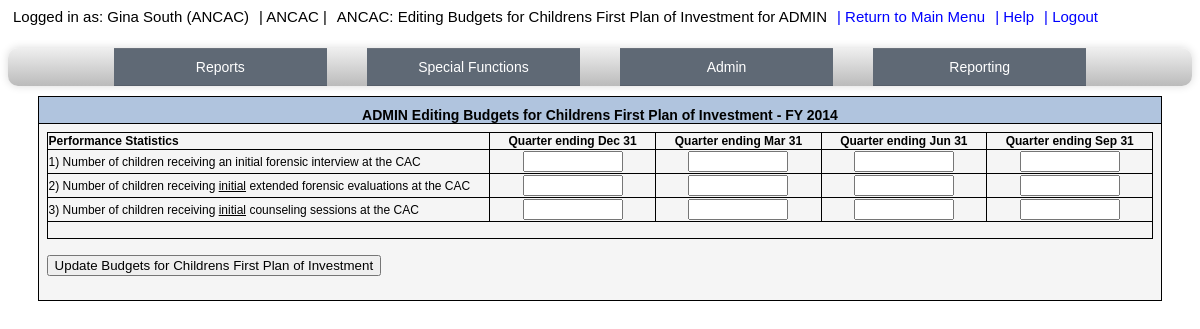
Page /ANCAC/editBudgetsTOP.php?center=0 (signed in) on the committed database.
### tables this page shows
CREATE TABLE IF NOT EXISTS `centers` (
  `center` tinyint(3) unsigned NOT NULL DEFAULT '0',
  `CenterName` varchar(75) NOT NULL DEFAULT '',
  `centerlevel` enum('Pilot Project','Full Member','Associate') NOT NULL DEFAULT 'Full Member',
  PRIMARY KEY (`center`)
);

### ANCAC/Variables.php (called while the page is built, shortened)
<?php
		$webroot = '';
       ?>

### ANCAC/editBudgetsTOP.php (the view, shortened to what this page needs)
<?PHP
	require("ulogin.php");
        switch (date("m")){
                case 4:
                case 5:
                case 6:
                        $fiscalYear = date("Y");
                        $ThisAvailable = 0;
                        break;
        }
        if($_SESSION['admin'] > 0){
                if (isset($_GET['center'])){
                        $centerID = $_GET['center'];
                }
                $ThisAvailable = 1;
        }
        else{
                if (isset($_SESSION['center'])){
                        $centerID = $_SESSION['center'];
                }
        }
	$sqlCenter = "SELECT CenterName FROM centers ".
             "WHERE center = '".$centerID."'";
        $resultCenter = @mysql_query($sqlCenter) or mysql_error();
        $rowCenter = mysql_fetch_object($resultCenter);
        $CenterName = $rowCenter->CenterName;
	$page_title = 'ANCAC: Editing Budgets for Childrens First Plan of Investment for '.$CenterName;
	require($root."header.php");
?>
<body>
<table class='OutlineTable' align=center width="95%">
<tr>
	<td class='login-header' colspan='2' align=center><?PHP echo $CenterName; ?> Editing Budgets for Childrens First Plan of Investment - FY <?PHP echo $fiscalYear; ?><br></td>
</tr>
<tr>
	<td class='login' align=left>
	<center>
		<table border="0" width="100%" id="table1">
		<tr>
			<td>
			<form action="updateBudgetsTOP.php" method="post">
			<?PHP
			     $sql = "SELECT fiTotal,extForenEval,intCounsSes".
              " FROM budgetedPerfStats ".
              "WHERE budgetedPerfStats.center = ".$centerID." AND budgetedPerfStats.fiscalyear = ".$fiscalYear.
              " AND budgetedPerfStats.quarter = 1";
                             $result = @mysql_query($sql) or mysql_error();
                             $row1QBudgeted = mysql_fetch_object($result);
                             $sql = "SELECT fiTotal,extForenEval,intCounsSes".
              " FROM budgetedPerfStats ".
              "WHERE budgetedPerfStats.center = ".$centerID." AND budgetedPerfStats.fiscalyear = ".$fiscalYear.
              " AND budgetedPerfStats.quarter = 2";
                             $result = @mysql_query($sql) or mysql_error();
                             $row2QBudgeted = mysql_fetch_object($result);
                             $sql = "SELECT fiTotal,extForenEval,intCounsSes".
              " FROM budgetedPerfStats ".
              "WHERE budgetedPerfStats.center = ".$centerID." AND budgetedPerfStats.fiscalyear = ".$fiscalYear.
              " AND budgetedPerfStats.quarter = 3";
                             $result = @mysql_query($sql) or mysql_error();
                             $row3QBudgeted = mysql_fetch_object($result);
                             $sql = "SELECT fiTotal,extForenEval,intCounsSes".
              " FROM budgetedPerfStats ".
              "WHERE budgetedPerfStats.center = ".$centerID." AND budgetedPerfStats.fiscalyear = ".$fiscalYear.
              " AND budgetedPerfStats.quarter = 4";
                             $result = @mysql_query($sql) or mysql_error();
                             $row4QBudgeted = mysql_fetch_object($result);
                        ?>
                <table width="100%" class="Admin">
                <tr>
                        <td width="40%"><b>Performance Statistics</td>
                        <td align="center"><b>Quarter ending Dec 31</b></td>
                        <td align="center"><b>Quarter ending Mar 31</b></td>
                        <td align="center"><b>Quarter ending Jun 31</b></td>
                        <td align="center"><b>Quarter ending Sep 31</b></td>
                </tr>
                <tr align="center">
                        <td align="left">1) Number of children receiving an initial forensic interview at the CAC</td>
                        <td><input type="text" onblur="extractNumber(this,0,false);" onkeyup="extractNumber(this,0,false);"
                                onkeypress="return blockNonNumbers(this, event, false, false);" class="TextInput" name="fiTotal1"
                                value="<?PHP if(isset($row1QBudgeted->fiTotal)) echo $row1QBudgeted->fiTotal; ?>" /></td>
                        <td><input type="text" onblur="extractNumber(this,0,false);" onkeyup="extractNumber(this,0,false);"
                                onkeypress="return blockNonNumbers(this, event, false, false);" class="TextInput" name="fiTotal2"
                                value="<?PHP if(isset($row2QBudgeted->fiTotal)) echo $row2QBudgeted->fiTotal; ?>" /></td>
                        <td><input type="text" onblur="extractNumber(this,0,false);" onkeyup="extractNumber(this,0,false);"
                                onkeypress="return blockNonNumbers(this, event, false, false);" class="TextInput" name="fiTotal3"
                                value="<?PHP if(isset($row3QBudgeted->fiTotal)) echo $row3QBudgeted->fiTotal; ?>" /></td>
                        <td><input type="text" onblur="extractNumber(this,0,false);" onkeyup="extractNumber(this,0,false);"
                                onkeypress="return blockNonNumbers(this, event, false, false);" class="TextInput" name="fiTotal4"
                                value="<?PHP if(isset($row4QBudgeted->fiTotal)) echo $row4QBudgeted->fiTotal; ?>" /></td>
                </tr>
                <tr align="center">
                        <td align="left">2) Number of children receiving <u>initial</u> extended forensic evaluations at the CAC</td>
                        <td><input type="text" onblur="extractNumber(this,0,false);" onkeyup="extractNumber(this,0,false);"
                                onkeypress="return blockNonNumbers(this, event, false, false);" class="TextInput" name="extForenEval1"
                                value="<?PHP if(isset($row1QBudgeted->extForenEval)) echo $row1QBudgeted->extForenEval; ?>" /></td>
                        <td><input type="text" onblur="extractNumber(this,0,false);" onkeyup="extractNumber(this,0,false);"
                                onkeypress="return blockNonNumbers(this, event, false, false);" class="TextInput" name="extForenEval2"
                                value="<?PHP if(isset($row2QBudgeted->extForenEval)) echo $row2QBudgeted->extForenEval; ?>" /></td>
                        <td><input type="text" onblur="extractNumber(this,0,false);" onkeyup="extractNumber(this,0,false);"
                                onkeypress="return blockNonNumbers(this, event, false, false);" class="TextInput" name="extForenEval3"
                                value="<?PHP if(isset($row3QBudgeted->extForenEval)) echo $row3QBudgeted->extForenEval; ?>" /></td>
                        <td><input type="text" onblur="extractNumber(this,0,false);" onkeyup="extractNumber(this,0,false);"
                                onkeypress="return blockNonNumbers(this, event, false, false);" class="TextInput" name="extForenEval4"
                                value="<?PHP if(isset($row4QBudgeted->extForenEval)) echo $row4QBudgeted->extForenEval; ?>" /></td>
                </tr>
                <tr align="center">
                        <td align="left">3) Number of children receiving <u>initial</u> counseling sessions at the CAC</td>
                        <td><input type="text" onblur="extractNumber(this,0,false);" onkeyup="extractNumber(this,0,false);"
                                onkeypress="return blockNonNumbers(this, event, false, false);" class="TextInput" name="intCounsSes1"
                                value="<?PHP if(isset($row1QBudgeted->intCounsSes)) echo $row1QBudgeted->intCounsSes; ?>" /></td>
                        <td><input type="text" onblur="extractNumber(this,0,false);" onkeyup="extractNumber(this,0,false);"
                                onkeypress="return blockNonNumbers(this, event, false, false);" class="TextInput" name="intCounsSes2"
                                value="<?PHP if(isset($row2QBudgeted->intCounsSes)) echo $row2QBudgeted->intCounsSes; ?>" /></td>
                        <td><input type="text" onblur="extractNumber(this,0,false);" onkeyup="extractNumber(this,0,false);"
                                onkeypress="return blockNonNumbers(this, event, false, false);" class="TextInput" name="intCounsSes3"
                                value="<?PHP if(isset($row3QBudgeted->intCounsSes)) echo $row3QBudgeted->intCounsSes; ?>" /></td>
                        <td><input type="text" onblur="extractNumber(this,0,false);" onkeyup="extractNumber(this,0,false);"
                                onkeypress="return blockNonNumbers(this, event, false, false);" class="TextInput" name="intCounsSes4"
                                value="<?PHP if(isset($row4QBudgeted->intCounsSes)) echo $row4QBudgeted->intCounsSes; ?>" /></td>
                </tr>
                <tr>
                        <td colspan="5"><br></td>
                </tr>
                </table>
                                <?PHP if ($ThisAvailable == 1){
                                        if ($_SESSION['admin'] != 1)
                                                echo '<p><input type="submit" name="submit" value="Update Budgets for Childrens First Plan of Investment" /></p>';
                                }
                                ?>
                        </form>
			</td>
		</tr>
		</table>
	</center>
	</td>
</tr>
</table>
</body>
<?PHP
	require($root."footer.php");
?>

### ANCAC/header.php (shortened to what this page needs)
<html>
      <head>
            <?php echo'<SCRIPT language="JavaScript" SRC="'.$webroot.'javaScriptFunctions.js"></SCRIPT>
             			<script src="http://ajax.googleapis.com/ajax/libs/jquery/1.8.0/jquery.min.js"></script>
						<script src="'.$webroot.'dropit.js"></script>
						<link rel="stylesheet" href="'.$webroot.'dropit.css" type="text/css" />';
           ?>
      		<link rel='stylesheet' href='<?php echo $webroot?>login.css' type='text/css' media='screen'>
      		<link rel='stylesheet' href='<?php echo $webroot?>print.css' type='text/css' media='print'>
      </head>
<div class=nav>
	<div class='loginInfo'>
		<div class=login-header>
			<div class='userInfo'>Logged in as: <?PHP echo $_SESSION['name']." (".$_SESSION['CenterName'].")"; ?></div>
			<div class='userInfo'> | ANCAC | </div>
			<div class='userInfo pageTitle'> <?PHP echo $page_title;?></div>
			<div class='userInfo returnToMain'><a href=<?php echo $webroot?>index.php> | Return to Main Menu</a></div>
			<div class='userInfo help'><a href=<?php echo $webroot?>help.php> | Help</a></div>
			<div class='userInfo logoutButton'><a href=<?php echo $webroot?>logout.php> | Logout</a></div>
		</div>
	</div>
	<div class='dropdownMenus'>
		<ul class="menu">
		    <li>
		         <a href="#">Reports</a>
		    </li>
		</ul>
		<ul class="menu">
		    <li>
		        <a href="#">Special Functions</a>
		    </li>
		</ul>
		<?PHP
		if($_SESSION['admin'] > 1){
			echo '<ul class="menu">
			    <li>
			        <a href="#">Admin</a>
			        <ul>
			            <li><a href="'.$webroot.'centerAdmin.php">Center Administration</a></li>
            			<li><a href="'.$webroot.'AcctAdmin.php">User Administration</a></li>
			            <li><a href="' .$webroot.'LastLogin.php">View Last Login for Ctrs</a></li>
			            <li><a href="'.$webroot.'email.php">E-mail Entire Network</a></li>
			            <li><a href= "'.$webroot.'qreportAdmin.php?from=8">Received Snail Mail Docs</a></li>
      					<li><a href= "'.$webroot.'excelExportYear.php">Excel Export</a></li>
            			<li><a href= "'.$webroot.'emailForm.php">Email reminder editor</a></li>
			        </ul>
			    </li>
			</ul>
			<ul class="menu">
			    <li>
			        <a href="#">Reporting</a>
			        <ul>
			            <li><a href="'.$webroot.'haveSubmit.php">View Current Qtr Unsubmitted Centers</a></li>
			            <li><a href="'.$webroot.'selectYearGT.php?from=2">View/Print ANCAC Grand Total Report</a></li>
			            <li><a href="'.$webroot.'selectYearGT.php?from=3">View/Print Estimated Budget Total Report</a></li>
			            <li><a href="'.$webroot.'qreportAdmin.php?from=9">View/Print ANCAC Board of Directors</a></li>
						<li><a href="'.$webroot.'eoyProgress.php">Check End Of Year Status</a></li>
			        </ul>
			    </li>
			</ul>';
		}?>
	</div>
</div>

### ANCAC/dropit.css (style rules this page uses)
.dropdownMenus { text-align:center; background: #efefef; background: linear-gradient(top, #efefef 0%, #bbbbbb 100%); background: -moz-linear-gradient(top, #efefef 0%, #bbbbbb 100%); background: -webkit-linear-gradient(top, #efefef 0%,#bbbbbb 100%); box-shadow: 0px 0px 9px rgba(0,0,0,0.15); width: 100%; border-radius: 10px; list-style: none; position: relative; display: inline-table; }
.dropdownMenus:after { content: ""; clear: both; display: block; }
.dropdownMenus li { float: left; }
,dropdownMenus li:hover { background: #4b545f; background: linear-gradient(top, #4f5964 0%, #5f6975 40%); background: -moz-linear-gradient(top, #4f5964 0%, #5f6975 40%); background: -webkit-linear-gradient(top, #4f5964 0%,#5f6975 40%); }
.dropdownMenus li a { display: block; padding: 10px; color: #757575; text-decoration: none; }
.dropdownMenus ul { background: #5f6975; border-radius: 0px; padding: 0; position: relative; top: 100%; }
.dropdownMenus ul li { float: none; border-top: 1px solid #6b727c; border-bottom: 1px solid #575f6a; position: relative; }
.dropdownMenus ul li a { color: #fff; }
.dropit { list-style: none; padding: 0; margin: 0 20px; display: inline-block; text-align:center; width: 18%; }
.dropit .dropit-trigger { position: relative; }
.loginInfo { height: 30px; width: 100%; margin-bottom: 10px; }

### ANCAC/login.css (style rules this page uses)
body { font-family: Tahoma, Verdana, Arial, Sans Serif; font-size:14px; background-color:White; text-align: center; }
A { color: Black; text-decoration:none; }
A:link { color: Blue; }
table.OutlineTable { border-collapse: collapse; border: solid 1px black; }
table.Admin { border-collapse: collapse; border: solid 1px black; }
table.Admin tr { font-size: 12px; }
table.Admin td { border-collapse: collapse; border: solid 1px black; }
td.login-header { background-color:LightSteelBlue; border-bottom: solid 1px black; font-size:14px; text-align: center; font-weight:bold; padding: 10px 5px 0px 5px; }
td.login { text-align: center; font-size:11px; font-weight:bold; background-color:WhiteSmoke; padding: 5px 5px 5px 5px; }
.userinfo { font-size: 15px; float:left; }
.TextInput { width:100px; text-align: right; }
.nav { margin-bottom: 10px; }
.userInfo { margin: 0 5px; }

### ANCAC/print.css (style rules this page uses)
body { font-family: Tahoma, Verdana, Arial, Sans Serif; font-size:14px; background-color:White; text-align: center; }
A { color: Black; text-decoration:none; }
.nav { display: none }
A:link { color: Blue; }
table.OutlineTable { border-collapse: collapse; border: solid 1px black; }
table.Admin { border-collapse: collapse; border: solid 1px black; }
table.Admin tr { font-size: 12px; }
table.Admin td { border-collapse: collapse; border: solid 1px black; }
td.login-header { background-color:LightSteelBlue; border-bottom: solid 1px black; font-size:14px; text-align: center; font-weight:bold; padding: 10px 5px 0px 5px; }
td.login { text-align: center; font-size:11px; font-weight:bold; background-color:WhiteSmoke; padding: 5px 5px 5px 5px; }
.userinfo { font-size: 10px; float:left; }
.TextInput { width:100px; text-align: right; }

### rows in the picture
centers: CenterName "ANCAC: Editing Budgets for Childrens First Plan of Investment for ADMIN", CenterName "ADMIN"

### other values in the picture
$_SESSION['name'] "Gina South"
$_SESSION['CenterName'] "ANCAC"
$fiscalYear "2014"
